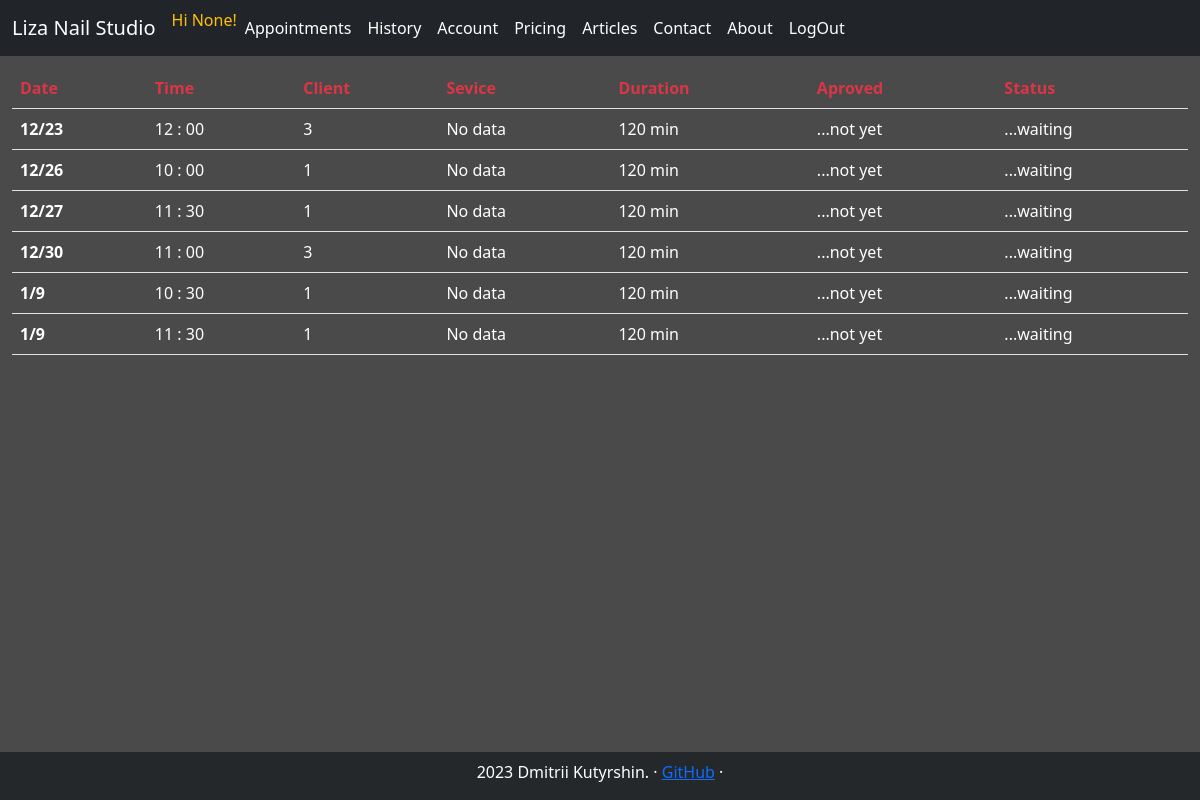
The page /all_appointments/ (signed in) on the database its author committed.
### tables this page shows
CREATE TABLE calendar(slot_id INTEGER PRIMARY KEY, year INT, month INT, weekday INT, day INT, hour INT, minute INT, is_open INT);

### studio_app/webapp.py (the view, shortened to what this page needs)
@app.route("/all_appointments/", methods=["GET", "POST"])
@login_required
@admin_only
def all_appointments():
    today = datetime.datetime.now()
    try:
        con = sqlite3.connect("./db.db")
        cur = con.cursor()
        user_appoint_db = cur.execute("SELECT user_id, id, service_name, slot_id, is_seen, is_aproved, is_canceled, amount_time_min FROM appointments WHERE slot_id IN (SELECT slot_id FROM calendar WHERE year=? AND month=? AND day>=?) OR slot_id IN (SELECT slot_id FROM calendar WHERE year=? AND month>?) OR slot_id IN (SELECT slot_id FROM calendar WHERE year>?);", (today.year, today.month, today.day, today.year, today.month, today.year)).fetchall()
        user_appoint = []
        for appointment in user_appoint_db:
            if appointment[6] == 0:
                slot_db = list(cur.execute("SELECT year, month, day, hour, minute FROM calendar WHERE slot_id=?", (appointment[3],)).fetchone())
                appointment_as_list = []
                for el in appointment:
                    el = 'No data' if el == None else el
                    appointment_as_list.append(el)
                appointment_as_list = appointment_as_list + slot_db
                user_appoint.append(appointment_as_list)
        user_appoint_sorted = sorted(user_appoint, key = lambda x: (x[8], x[9], x[10], x[11], x[12]))
    except Exception as er:
        con.close()
        print("##/all_appointments/ --db connection")
        print(er)
        return  render_template("apology.html", error_message="Something went wrong")
    return render_template("all_appointments.html", user_appoint=user_appoint_sorted)

### studio_app/helpers.py (called while the page is built)
def admin_only(f):
    @wraps(f)
    def decorated_function(*args, **kwargs):
        if session.get("is_admin")==0:
            return redirect("/")
        return f(*args, **kwargs)
    return decorated_function

def login_required(f):
    @wraps(f)
    def decorated_function(*args, **kwargs):
        if session.get("user_id") is None:
            return redirect("/signin")
        return f(*args, **kwargs)
    return decorated_function

### studio_app/webapp.py (called while the page is built)
@app.context_processor
def inject_navbar_items():
    return dict(navbar_menu=navbar_items)

@app.context_processor
def inject_navbar_items_not_loged_in():
    return dict(navbar_menu_not_loged_in=navbar_items_not_loged_in)

@app.context_processor
def inject_navbar_items_admin():
    return dict(navbar_items_admin=navbar_items_admin)

### studio_app/templates/all_appointments.html (shortened to what this page needs)
{% extends "layout.html" %}
{% block content %}
<table class="table">
    <thead>
      <tr class="text-danger">
        <th scope="col">Date</th>
        <th scope="col">Time</th>
        <th scope="col">Client</th>
        <th scope="col">Sevice</th>
        <th scope="col">Duration</th>
        <th scope="col">Aproved</th>
        <th scope="col">Status</th>
      </tr>
    </thead>
    <tbody class="text-white">
        {% for appointment in user_appoint %}
        <tr class="my-table-hover">
            <th scope="row">{{appointment[9]}}/{{appointment[10]}}</th>
            <td>{{appointment[11]}} :
                {% if appointment[12] == 0 %}
                00
                {% else %}
                {{appointment[12]}}
                {% endif %}
            </td>
            <td>{{appointment[0]}}</td>
            <td>{{appointment[2]}}</td>
            <td>{{appointment[7]}} min</td>
            <td>
                {% if appointment[5] == 0 %}
                    ...not yet
                {% else %}
                    Aproved
                {% endif %}
            </td>
            <td>
                    {% if appointment[4] == 1 %}
                        Done
                    {% elif appointment[6] == 1 %}
                        Canceled
                    {% else %}
                        ...waiting
                    {% endif %}
            </td>
          </tr>
        {% endfor %}
    </tbody>
  </table>
{% endblock %}

### studio_app/static/css/style.css (style rules this page uses)
body { font-weight: 100; color: rgba(255, 255, 255, 1); background: #4A4A4A; }
.table { width: 98%; margin: 1%; }

### rows shown on the page
calendar: appointment "12", day "23", shows "00", appointment "3", appointment "No data", appointment "120", minute "...waiting"
calendar: month "12", day "26", hour "10", shows "00", appointment "1", appointment "No data", appointment "120", minute "...waiting"

### other values the page prints
{{ session.get("instagram") }} "None"
{{ navbar_item }} "Appointments" "History" "Account" "Pricing" "Articles" "Contact" "About" "LogOut"
{{ appointment[9] }} "12" "12" "1" "1"
{{ appointment[10] }} "27" "30" "9" "9"
{{ appointment[11] }} "11" "11" "10" "11"
{{ appointment[12] }} "30" "30" "30"
{{ appointment[0] }} "1" "3" "1" "1"
{{ appointment[2] }} "No data" "No data" "No data" "No data"
{{ appointment[7] }} "120" "120" "120" "120"
